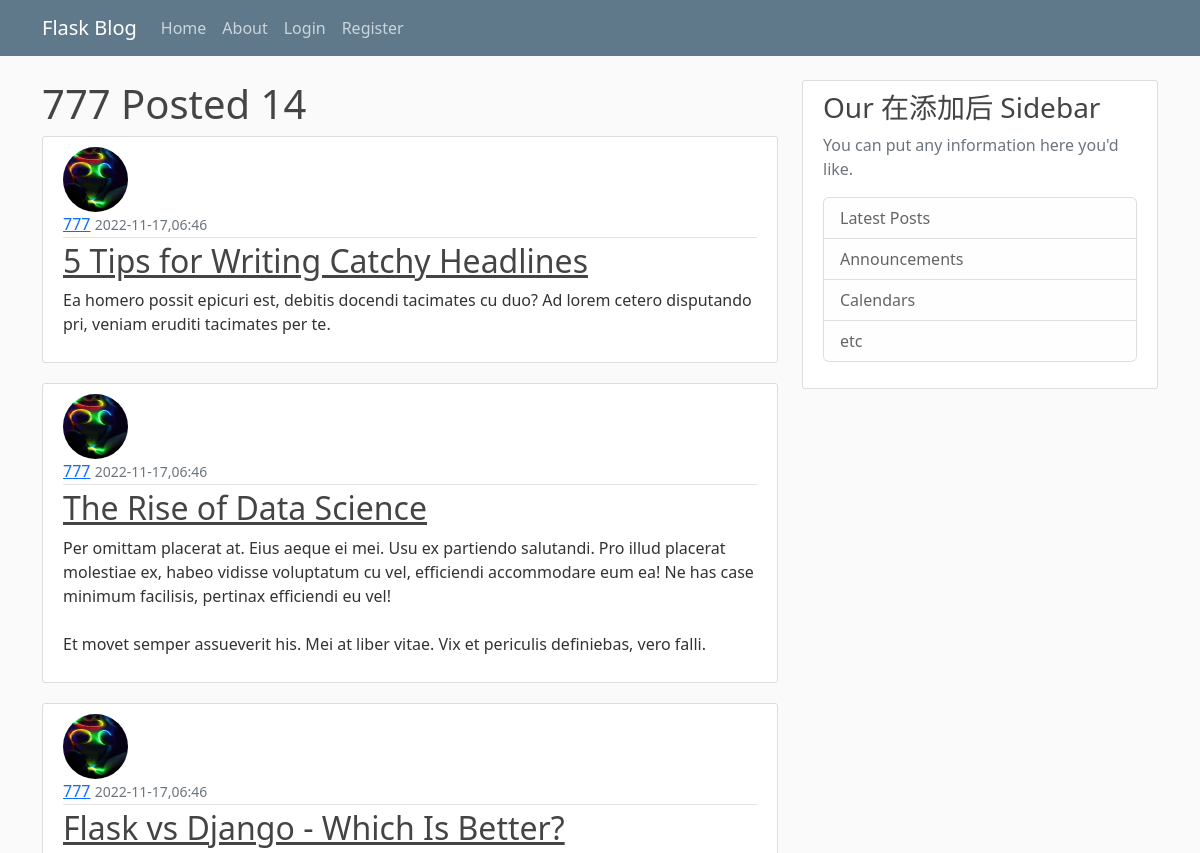
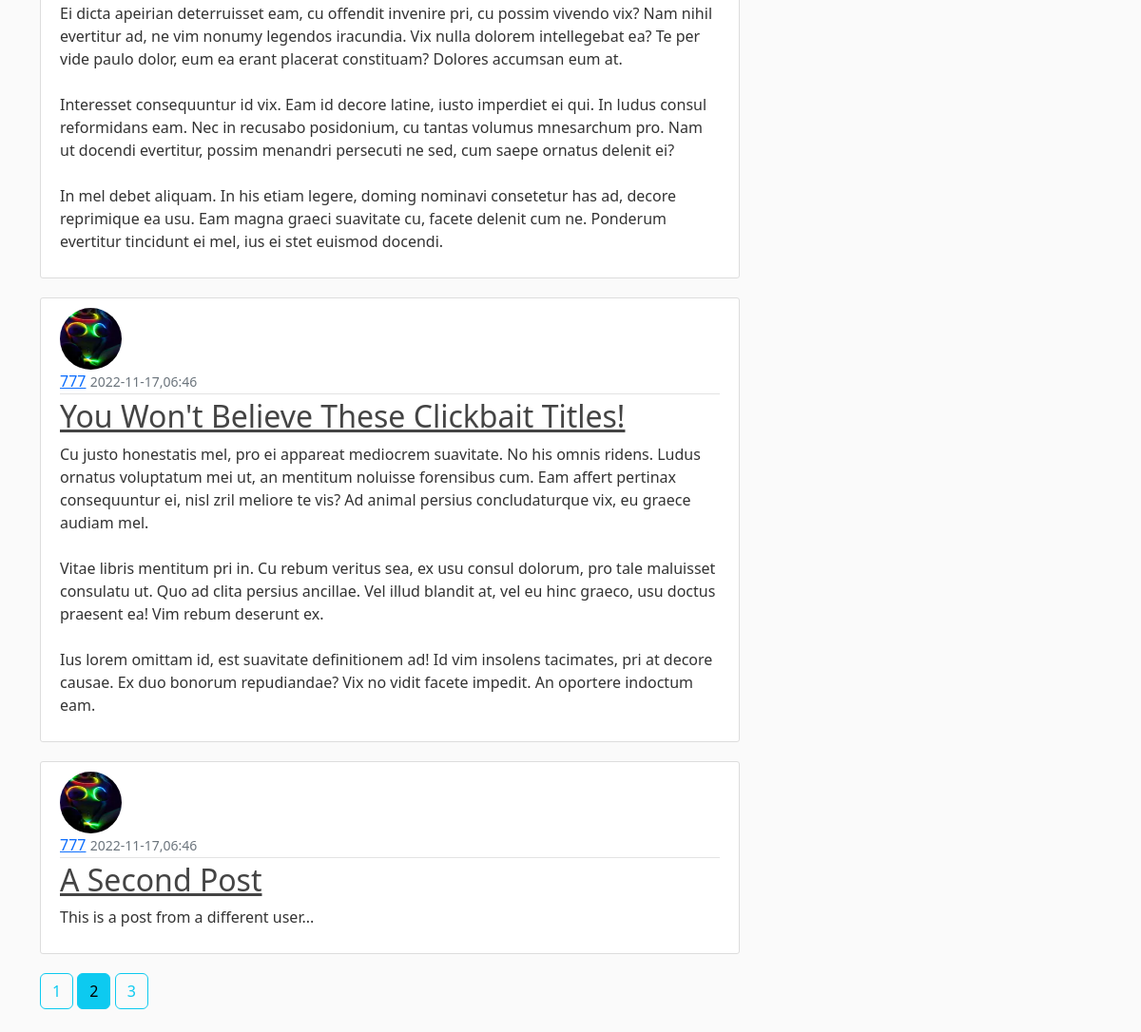
The app's page /user/777?page=2 with its own data (2 pictures, top to bottom).
### flaskblog/models.py (models this page shows, shortened)
class User(db.Model,UserMixin):
    id = db.Column(db.Integer,primary_key=True)
    username = db.Column(db.String(20),unique=True,nullable=False)
    email = db.Column(db.String(120),unique=True,nullable=False)
    image_file = db.Column(db.String(20),nullable=False,default='default.jpg')
    password = db.Column(db.String(60),nullable=False)
    posts = db.relationship('Post',backref='author',lazy=True)

class Post(db.Model):
    id = db.Column(db.Integer,primary_key=True)
    title = db.Column(db.String(100),nullable=True)
    date_posted = db.Column(db.DateTime,nullable=False,default=datetime.utcnow)
    content = db.Column(db.Text,nullable=False)
    user_id = db.Column(db.Integer,db.ForeignKey('user.id'),nullable=False)

### flaskblog/routes.py (the view)
@app.route("/user/<string:username>")
def user_posts(username):
    page = request.args.get('page',1,type=int)
    user = User.query.filter_by(username=username).first_or_404()
    posts = Post.query.filter_by(author=user)\
        .order_by(Post.date_posted.desc())\
            .paginate(page=page,per_page=5)
    return render_template('user_posts.html',posts=posts,username=user.username)

### flaskblog/templates/user_posts.html
{% extends "layout.html" %}
{% block content %}
<h1> {{username}} Posted {{ posts.total }}</h1>
{% for post in posts %}
    <article class="media content-section">
        <div class="media-body">
            <img class="rounded-circle article-img" src="{{ url_for('static',filename='profile_pics/' + post.author.image_file) }}">
            <div class="article-metadata">
                <a class="mr-2" href="{{url_for('user_posts',username=post.author.username) }}">{{ post.author.username }}</a>
                <small class="text-muted">{{ post.date_posted.strftime('%Y-%m-%d,%H:%M') }}</small>
            </div>
            <h2><a class="article-title" href="{{ url_for('post',post_id=post.id) }}">{{ post.title }}</a></h2>
            <p class="article-content">{{ post.content }}</p>
        </div>
    </article>
{% endfor %}
{% for page in posts.iter_pages() %}
    {% if page %}
        {% if page == posts.page %}
        <a class="btn btn-info mb-4" href="{{url_for('user_posts',username=username,page=page)}}">{{ page }}</a>
        {% else %}
        <a class="btn btn-outline-info mb-4" href="{{url_for('user_posts',username=username,page=page)}}">{{ page }}</a>
        {% endif %}
    {% else %}
    ...
    {% endif %}
{% endfor %}
{% endblock content %}

### flaskblog/static/main.css (style rules this page uses)
body { background: #fafafa; color: #333333; margin-top: 5rem; }
h1, h2, h3, h4, h5, h6 { color: #444444; }
.content-section { background: #ffffff; padding: 10px 20px; border: 1px solid #dddddd; border-radius: 3px; margin-bottom: 20px; }
.article-title { color: #444444; }
.article-content { white-space: pre-line; }
.article-img { height: 65px; width: 65px; margin-right: 16px; }
.article-metadata { padding-bottom: 1px; margin-bottom: 4px; border-bottom: 1px solid #e3e3e3 }

### records on screen
User: username "777"
Post: image_file (picture), author.username "777", date_posted "2022-11-17,06:46", title "5 Tips for Writing Catchy Headlines", content "Ea homero possit epicuri est, debitis docendi tacimates cu duo? Ad lorem cetero disputando pri, veniam eruditi tacimates per te."
Post: image_file (picture), author.username "777", date_posted "2022-11-17,06:46", title "The Rise of Data Science", content "Per omittam placerat at. Eius aeque ei mei. Usu ex partiendo salutandi. Pro illud placerat molestiae ex, habeo vidisse voluptatum cu vel, efficiendi accommodare eum ea! Ne has case minimum facilisis, pertinax efficiendi eu vel! Et movet semper assueverit his. Mei at liber vitae. Vix et periculis definiebas, vero falli."
Post: image_file (picture), author.username "777", date_posted "2022-11-17,06:46", title "Flask vs Django - Which Is Better?", content "Ei dicta apeirian deterruisset eam, cu offendit invenire pri, cu possim vivendo vix? Nam nihil evertitur ad, ne vim nonumy legendos iracundia. Vix nulla dolorem intellegebat ea? Te per vide paulo dolor, eum ea erant placerat constituam? Dolores accumsan eum at. Interesset consequuntur id vix. Eam id decore latine, iusto imperdiet ei qui. In ludus consul reformidans eam. Nec in recusabo posidonium, cu tantas volumus mnesarchum pro. Nam ut docendi evertitur, possim menandri persecuti ne sed, cum saepe ornatus delenit ei? In mel debet aliquam. In his etiam legere, doming nominavi consetetur has ad, decore reprimique ea usu. Eam magna graeci suavitate cu, facete delenit cum ne. Ponderum…"
Post: image_file (picture), author.username "777", date_posted "2022-11-17,06:46", title "You Won't Believe These Clickbait Titles!", content "Cu justo honestatis mel, pro ei appareat mediocrem suavitate. No his omnis ridens. Ludus ornatus voluptatum mei ut, an mentitum noluisse forensibus cum. Eam affert pertinax consequuntur ei, nisl zril meliore te vis? Ad animal persius concludaturque vix, eu graece audiam mel. Vitae libris mentitum pri in. Cu rebum veritus sea, ex usu consul dolorum, pro tale maluisset consulatu ut. Quo ad clita persius ancillae. Vel illud blandit at, vel eu hinc graeco, usu doctus praesent ea! Vim rebum deserunt ex. Ius lorem omittam id, est suavitate definitionem ad! Id vim insolens tacimates, pri at decore causae. Ex duo bonorum repudiandae? Vix no vidit facete impedit. An oportere indoctum eam."
Post: image_file (picture), author.username "777", date_posted "2022-11-17,06:46", title "A Second Post", content "This is a post from a different user..."

### other values on screen
{{ posts.total }} "14"
{{ page }} "1" "3"
{{ page }} "2"
